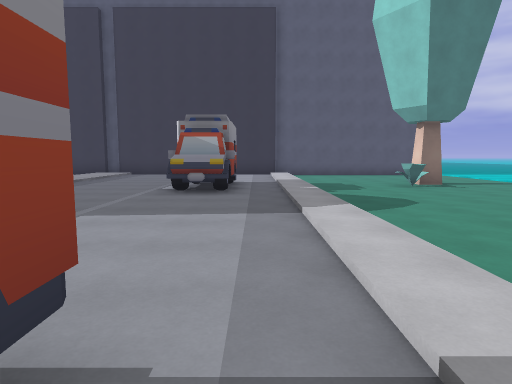
[1] (above)

23 first-person views from a walk through a Godot game level. The camera is 1.5 m above the floor, tilts 6° down and sees 75° across. Doors that lead somewhere are drawn open, without their leaves. The floor is counted in squares, 2 m on a side. Each view is taken from the middle of a square. On the plan, view 1 faces up. The plan holds only what a view shows up to about 11 squares ahead; the rest is blank. The place goes on beyond the plan. Some surface patterns are stand-ins.

[2]
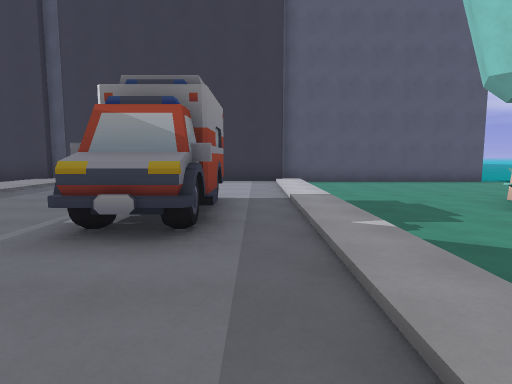

[3]
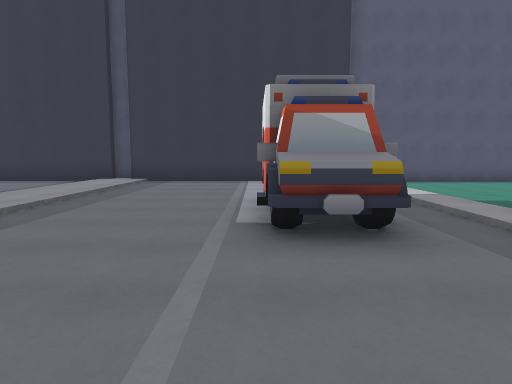

[4]
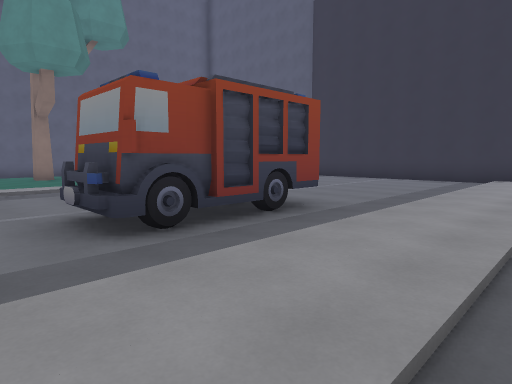

[5]
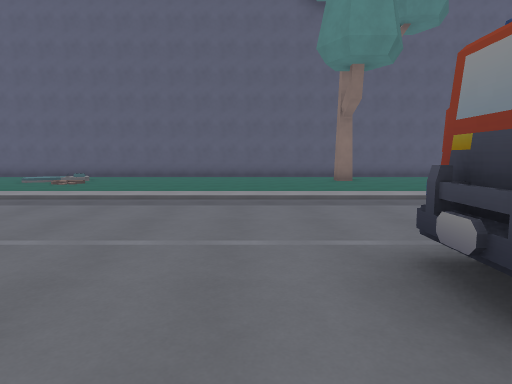

[6]
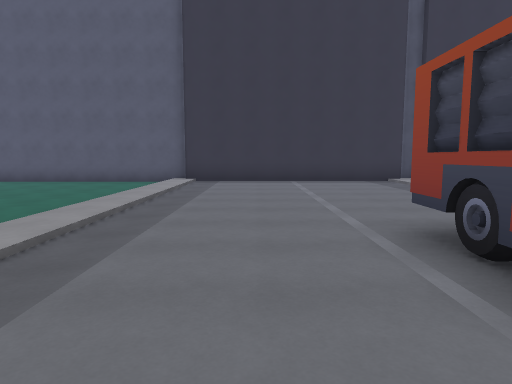

[7]
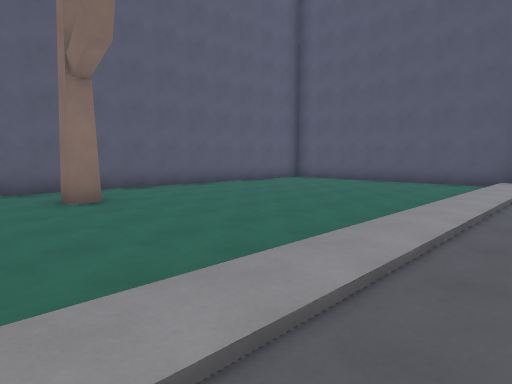

[8]
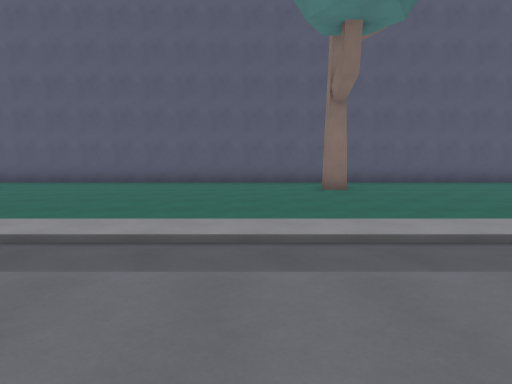

[9]
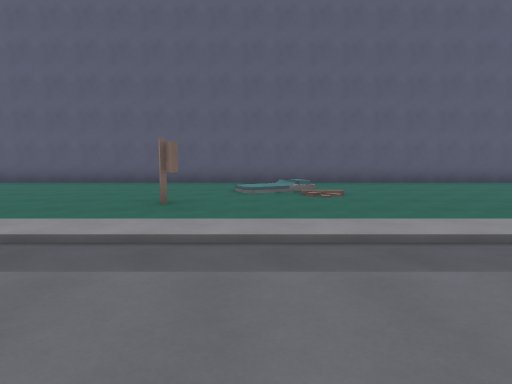

[10]
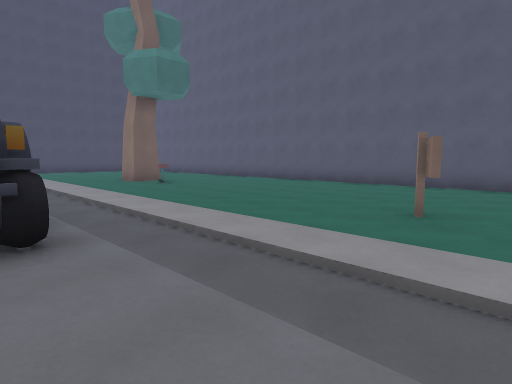

[11]
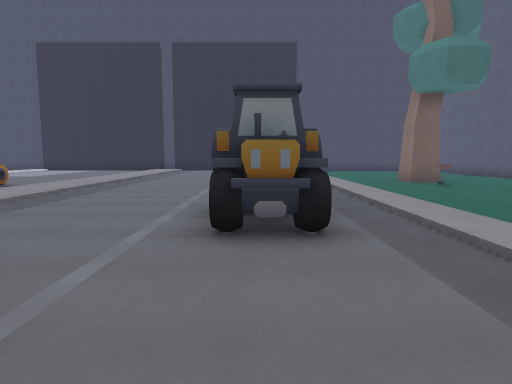

[12]
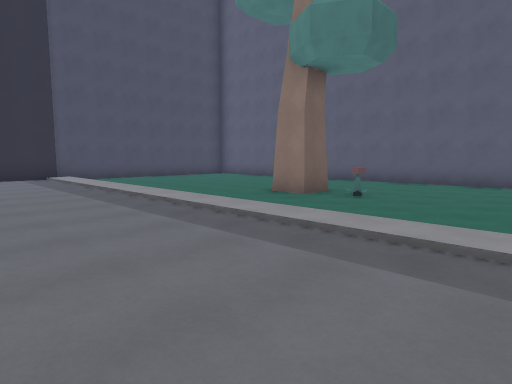

[13]
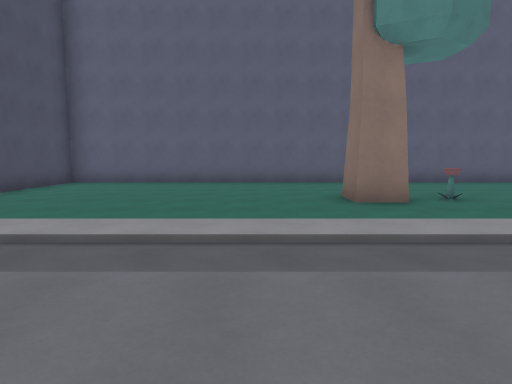

[14]
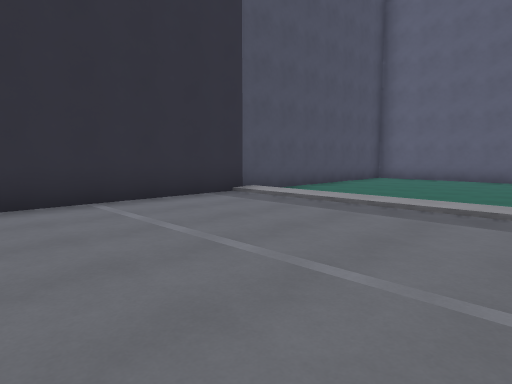

[15]
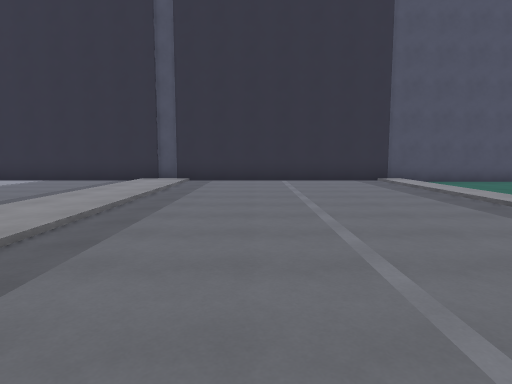

[16]
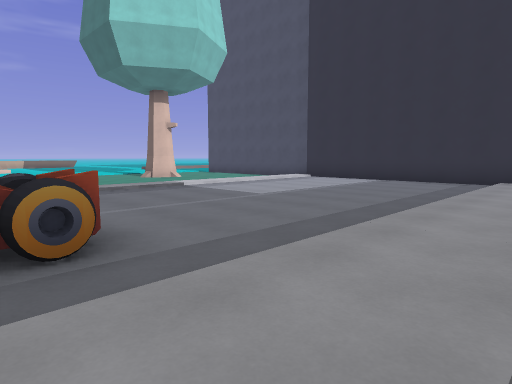

[17]
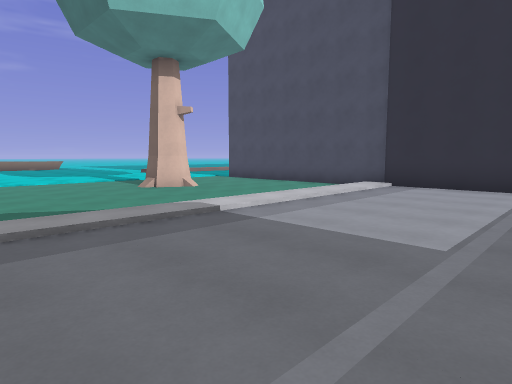

[18]
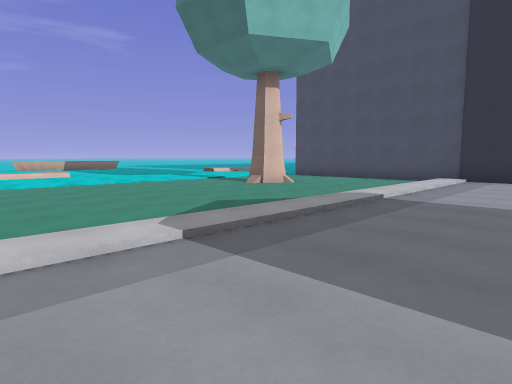

[19]
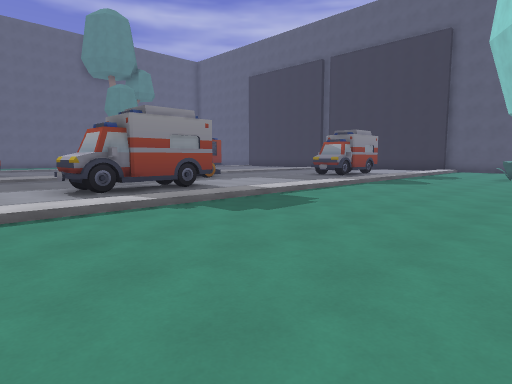

[20]
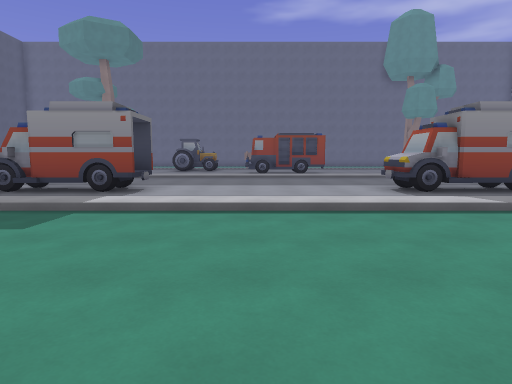

[21]
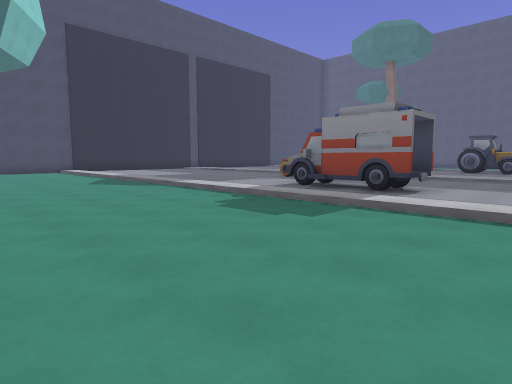

[22]
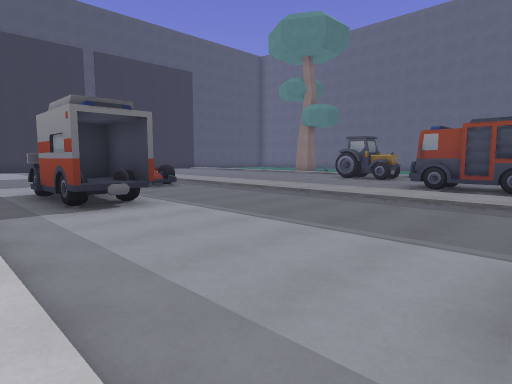

[23]
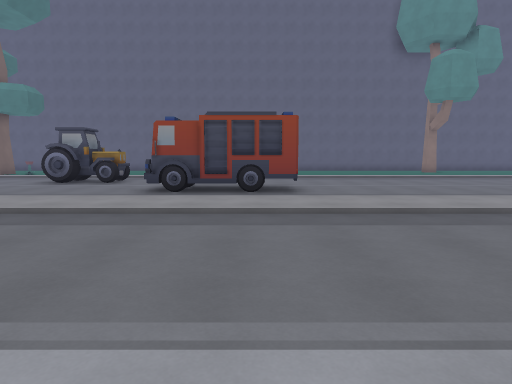

### Floor plan
Key: @ floor where view 1 was taken; # wall or solid block; . main floor; : floor 0.25 m higher than the main floor; / step, stairs or slope; D open door; = window, fence, low wall or low ledge; ≈ water the walk keeps out of; T tree; P plant; S sign; F flower.
Columns run from 21 left of view 1 to 8 right of it. Each row starts with its distance up from view 1.
 15   ###########################≈
 14   ....../...../:......:......≈
 13   ....../...../:......:......
 12 #......./...../:......:.....
 11 #......./...../:......:......≈
 10 #......./...../:...DD.:...T..≈
  9 #......./...../:...##.:..P...
  8 #......./...../:...##.:.....
  7 #......./...##/:...##.:.....
  6 #..T..../...##/:......:....
  5 #......./...##/:. ....:....
  4 #......./...##/:.  ...:....
  3 #......./...../:.  ...:....
  2 #......./.....     ...:....
  1 #......./...../:  .DD.:....
  0 #......./...../:...##@:.....
 -1 #......./...../:...##.:.....
 -2 #.../.../... #/:...##.:.....
 -3 #..//.../... #/:......:.....
 -4 #../..../... #/:......:.....
 -5 #......./... #/:......:.....
 -6 #....S../...../:......:.....
 -7 #......./.#.../:......:.....
 -8 #......./.#.../:...DD.:.....
 -9 #......./.#.../:...##.:.....
-10 #......./...../:...##.:....
-11 #......./...../:.= ...:....
-12 #......./...../:.= ...:......≈
-13 #....F../...../:.=....:......≈
-14 #......./...../:......:......≈
-15 #....#../...../:......:......≈
-16 #......./...../:......:......≈
-17 #......./...../:......:......≈
-18 #......./...../:......:......≈
-19 #......./...../:......:...TT.≈
-20 #......./...../:......:.....
-21 #......./...../:......:.....
-22 #......./...../:......:....
-23 ##########################

Where each view was taken, in squares from view 1:
view 1: 0 up, 0 right, facing up
view 2: 4 up, 0 right, facing up
view 3: 4 up, 2 left, facing up
view 4: 3 up, 5 left, facing up-left
view 5: 3 up, 7 left, facing left
view 6: 4 up, 11 left, facing up
view 7: 4 up, 12 left, facing up-left
view 8: 4 up, 10 left, facing left
view 9: 4 down, 10 left, facing left
view 10: 4 down, 11 left, facing down-left
view 11: 4 down, 11 left, facing down
view 12: 10 down, 10 left, facing down-left
view 13: 17 down, 10 left, facing left
view 14: 17 down, 8 left, facing down-left
view 15: 12 down, 9 left, facing down
view 16: 12 down, 7 left, facing down-right
view 17: 14 down, 3 left, facing down-right
view 18: 11 down, 2 left, facing down-right
view 19: 4 down, 6 right, facing up-left
view 20: 5 down, 6 right, facing left
view 21: 5 down, 6 right, facing down-left
view 22: 2 down, 1 right, facing down-left
view 23: 3 down, 1 left, facing left
